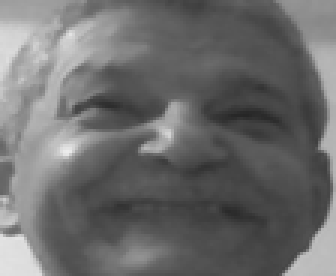
#> input picture studenProjects/2019A/FaceUserRecognition /data/Cesar/102.png, 112 x 92 px, given in place of the camera (shown 3 times larger)
$ python Entrenamiento.py   (Python 2 division)
#> lines starting #> are read from the running program, lines starting #| are printed output that depends on the picture
#OpenCV module
import cv2
#Modulo para leer directorios y rutas de archivos
import os
#OpenCV trabaja con arreglos de numpy
import numpy
#Obtener el nombre de la persona que estamos capturando
import sys
import smtplib
from pathlib import Path
#nombre ="Santi"
print("Iniciando Entrenamiento Del Sistema")
print("")

RutaActual = os.getcwd()
Carpeta = RutaActual[:-3]
# Data es la carpeta base donde se encuentra los datos de los autores
# Si desea puede crear su propia carpeta, solo debe cambiar el Data
# por el nombre de la carpeta que usted creo previamente
dir_faces = Carpeta +'Data'
print 'Ruta ' + dir_faces
print ""
print("Ingrese el nombre de la persona a reconocer")
nombre = raw_input("")
# Buscamos la ruta donde guardaremos los Datos


path = os.path.join(dir_faces, nombre)

#Tama駉 para reducir a miniaturas las fotografias
size = 4

#Si no hay una carpeta con el nombre ingresado entonces se crea
if not os.path.isdir(path):
    os.mkdir(path)

#cargamos la plantilla e inicializamos la webcam
face_cascade = cv2.CascadeClassifier('haarcascade_frontalface_default.xml')
cap = cv2.VideoCapture(0)

img_width, img_height = 112, 92

#Ciclo para tomar fotografias
count = 0
while count < 300:
    #leemos un frame y lo guardamos
    rval, img = cap.read()
#> img is the input picture: shape (92, 112, 3); min 38, max 236, mean 108.1
    img = cv2.flip(img, 1, 0)
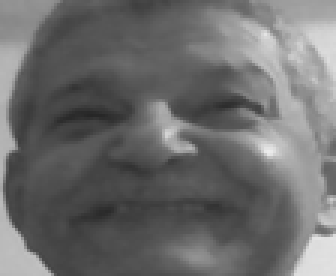
#> img: shape (92, 112, 3) (shown 3 times larger); min 38, max 236, mean 108.1

    #convertimos la imagen a blanco y negro
    gray = cv2.cvtColor(img, cv2.COLOR_BGR2GRAY)

    #redimensionar la imagen
    mini = cv2.resize(gray, (int(gray.shape[1] / size), int(gray.shape[0] / size)))
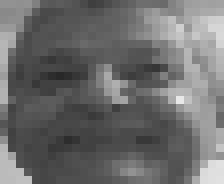
#> mini: shape (23, 28) (shown 8 times larger); min 40, max 231, mean 108.1

    """buscamos las coordenadas de los rostros (si los hay) y
   guardamos su posicion"""
    faces = face_cascade.detectMultiScale(mini)
#> faces = ()
    faces = sorted(faces, key=lambda x: x[3])
#> faces = []

    if faces:
        face_i = faces[0]
        (x, y, w, h) = [v * size for v in face_i]
        face = gray[y:y + h, x:x + w]
        face_resize = cv2.resize(face, (img_width, img_height))

        #Dibujamos un rectangulo en las coordenadas del rostro
        cv2.rectangle(img, (x, y), (x + w, y + h), (0, 255, 0), 3)
        #Ponemos el nombre en el rectagulo
        cv2.putText(img, nombre, (x - 10, y - 10), cv2.FONT_HERSHEY_PLAIN,1,(0, 255, 0))

        #El nombre de cada foto es el numero del ciclo
        #Obtenemos el nombre de la foto
        #Despues de la ultima sumamos 1 para continuar con los demas nombres
        pin=sorted([int(n[:n.find('.')]) for n in os.listdir(path)
               if n[0]!='.' ]+[0])[-1] + 1

        #Metemos la foto en el directorio
        cv2.imwrite('%s/%s.png' % (path, pin), face_resize)

        #Contador del ciclo
        count += 1
    #if hola=='s':
    #    print('Exito')
    #Mostramos la imagen
    cv2.imshow('OpenCV Entrenamiento de '+nombre, img)

    #Si se presiona la tecla ESC se cierra el programa
    key = cv2.waitKey(10)
#> (key Esc is pressed here)
    if key == 27:
        cv2.destroyAllWindows()
        break
print('EL entrenamiento fue un exito')
cv2.destroyAllWindows()

$ run again, on studenProjects/2019A/FaceUserRecognition /data/Cesar/11.png
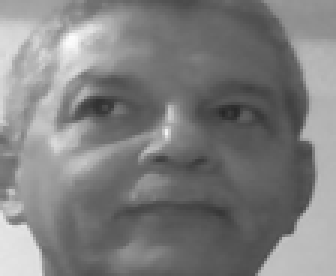
#> input picture studenProjects/2019A/FaceUserRecognition /data/Cesar/11.png, 112 x 92 px, given in place of the camera (shown 3 times larger)
#> img is the input picture: shape (92, 112, 3); min 39, max 252, mean 126.8
#> `img = cv2.flip(img, 1, 0)`:
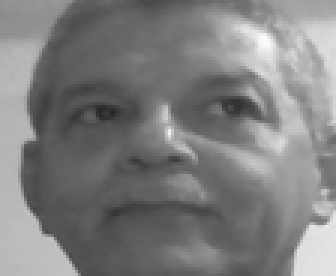
#> img: shape (92, 112, 3) (shown 3 times larger); min 39, max 252, mean 126.8
#> `mini = cv2.resize(gray, (int(gray.shape[1] / size), int(gray.shape[0] ..`:
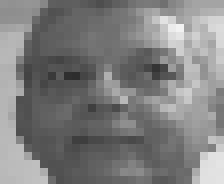
#> mini: shape (23, 28) (shown 8 times larger); min 45, max 242, mean 126.8
#> `faces = face_cascade.detectMultiScale(mini)`: faces = ()
#> `faces = sorted(faces, key=lambda x: x[3])`: faces = []

$ run again, on studenProjects/2019A/FaceUserRecognition /data/Cesar/118.png
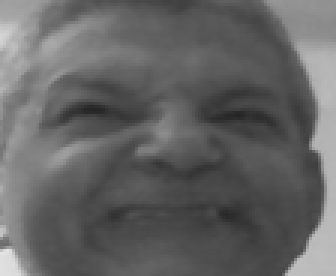
#> input picture studenProjects/2019A/FaceUserRecognition /data/Cesar/118.png, 112 x 92 px, given in place of the camera (shown 3 times larger)
#> img is the input picture: shape (92, 112, 3); min 37, max 228, mean 100.1
#> `img = cv2.flip(img, 1, 0)`:
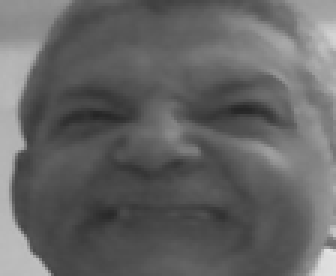
#> img: shape (92, 112, 3) (shown 3 times larger); min 37, max 228, mean 100.1
#> `mini = cv2.resize(gray, (int(gray.shape[1] / size), int(gray.shape[0] ..`:
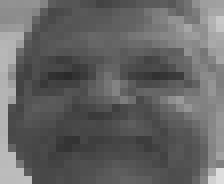
#> mini: shape (23, 28) (shown 8 times larger); min 42, max 221, mean 100.1
#> `faces = face_cascade.detectMultiScale(mini)`: faces = ()
#> `faces = sorted(faces, key=lambda x: x[3])`: faces = []
